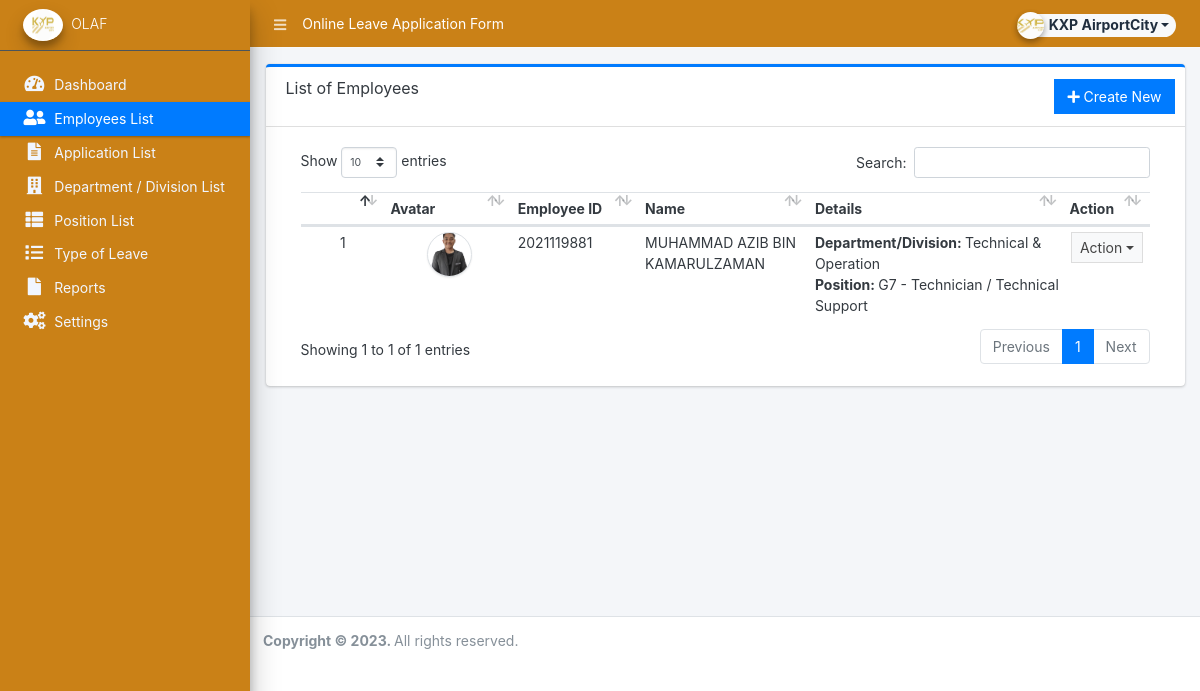
Screenshot of /admin/?page=employees (signed in) with the database file from the repository.
### tables this page shows
CREATE TABLE `users` (
  `id` int(50) NOT NULL,
  `firstname` varchar(250) NOT NULL,
  `middlename` varchar(250) DEFAULT NULL,
  `lastname` varchar(250) NOT NULL,
  `username` text NOT NULL,
  `password` text NOT NULL,
  `avatar` text DEFAULT NULL,
  `last_login` datetime DEFAULT NULL,
  `type` tinyint(1) NOT NULL DEFAULT 0,
  `date_added` datetime NOT NULL DEFAULT current_timestamp(),
  `date_updated` datetime DEFAULT NULL ON UPDATE current_timestamp()
);

### config.php (called while the page is built, shortened)
<?php
function validate_image($file){
	if(!empty($file)){
		if(is_file(base_app.$file)){
			return base_url.$file;
		}else{
			return base_url.'dist/img/no-image-available.png';
		}
	}else{
		return base_url.'dist/img/no-image-available.png';
	}
}
?>

### admin/employees/index.php (the view, shortened to what this page needs)
<div class="card card-outline card-primary">
	<div class="card-header">
		<h3 class="card-title">List of Employees</h3>
		<div class="card-tools">
			<a href="?page=employees/manage_employee" class="btn btn-flat btn-primary"><span class="fas fa-plus"></span>  Create New</a>
		</div>
	</div>
	<div class="card-body">
		<div class="container-fluid">
        <div class="container-fluid">
			<table class="table table-hover table-stripped">
				<colgroup>
					<col width="10%">
					<col width="15%">
					<col width="15%">
					<col width="20%">
					<col width="30%">
					<col width="10%">
				</colgroup>
				<thead>
					<tr>
						<th></th>
						<th>Avatar</th>
						<th>Employee ID</th>
						<th>Name</th>
						<th>Details</th>
						<th>Action</th>
					</tr>
				</thead>
				<tbody>
					<?php
					$i = 1;
					$department_qry = $conn->query("SELECT id,name FROM department_list");
					$dept_arr = array_column($department_qry->fetch_all(MYSQLI_ASSOC),'name','id');
					$designation_qry = $conn->query("SELECT id,name FROM designation_list");
					$desg_arr = array_column($designation_qry->fetch_all(MYSQLI_ASSOC),'name','id');
						$qry = $conn->query("SELECT *,concat(firstname,' ',lastname) as name from `users` where `type` = '3'  order by concat(firstname,' ',lastname) asc ");
						while($row = $qry->fetch_assoc()):
							$meta_qry = $conn->query("SELECT * FROM employee_meta where user_id = '{$row['id']}' ");
							while($mrow = $meta_qry->fetch_assoc()){
								$row[$mrow['meta_field']] = $mrow['meta_value'];
							}
					?>
						<tr>
							<td class="text-center"><?php echo $i++; ?></td>
							<td class="text-center"><img src="<?php echo validate_image($row['avatar']) ?>" class="img-avatar img-thumbnail p-0 border-2" alt="user_avatar"></td>
							<td><?php echo ($row['employee_id']) ?></td>
							<td><?php echo ucwords($row['name']) ?></td>
							<td >
								<p class="m-0 ">
									<b>Department/Division: </b><?php echo isset($dept_arr[$row['department_id']]) ? $dept_arr[$row['department_id']] : 'N/A' ?><br>
									<b>Position: </b><?php echo isset($desg_arr[$row['designation_id']]) ? $desg_arr[$row['designation_id']] : 'N/A' ?><br>
								</p>
							</td>
							<td align="center">
								 <button type="button" class="btn btn-flat btn-default btn-sm dropdown-toggle dropdown-icon" data-toggle="dropdown">
				                  		Action
				                  </button>
							</td>
						</tr>
					<?php endwhile; ?>
				</tbody>
			</table>
		</div>
		</div>
	</div>
</div>

### admin/employees/index.php (style rules this page uses)
.img-avatar { width:45px; height:45px; object-fit:cover; object-position:center center; border-radius:100%; }

### rows the page displays
users: avatar (picture), employee_id "2021119881", name "MUHAMMAD AZIB BIN KAMARULZAMAN", type "Technical & Operation", designation_id "G7 - Technician / Technical Support"

### other values shown
$_settings->userdata('firstname') "KXP AirportCity"
$_settings->info('short_name') "OLAF"
